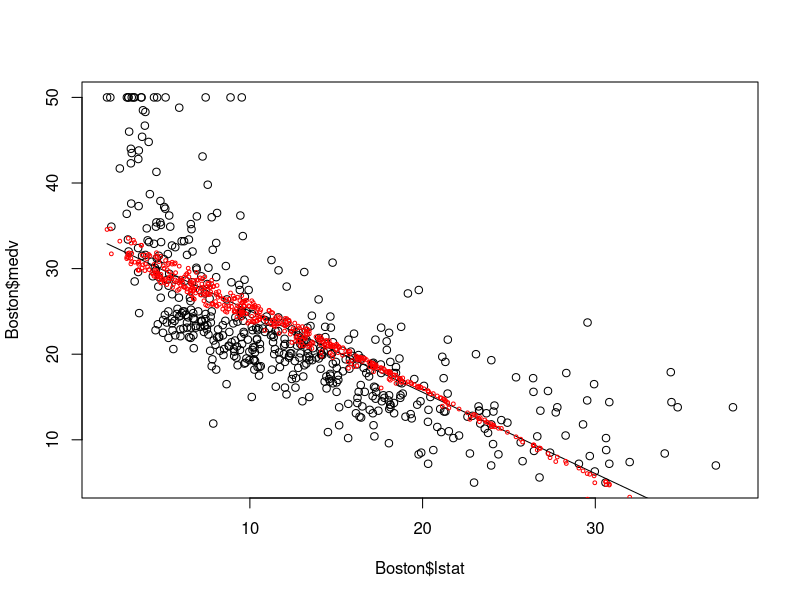
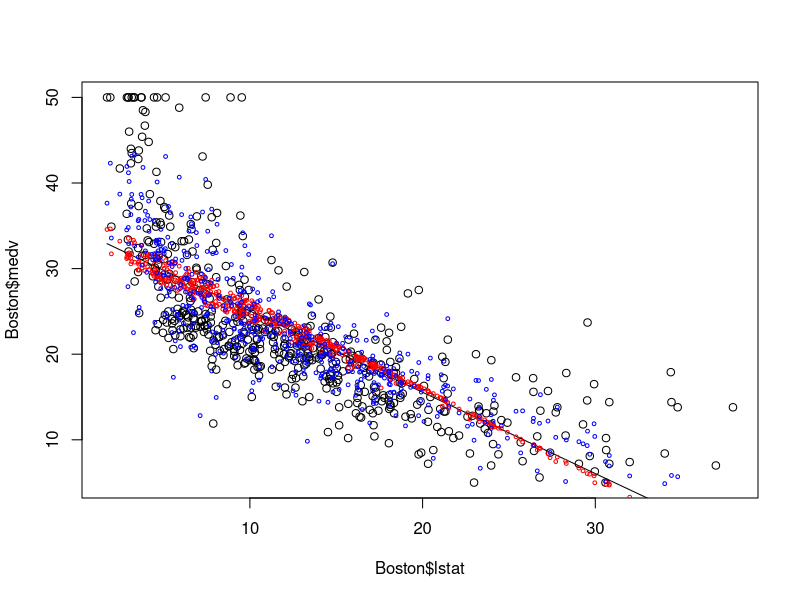
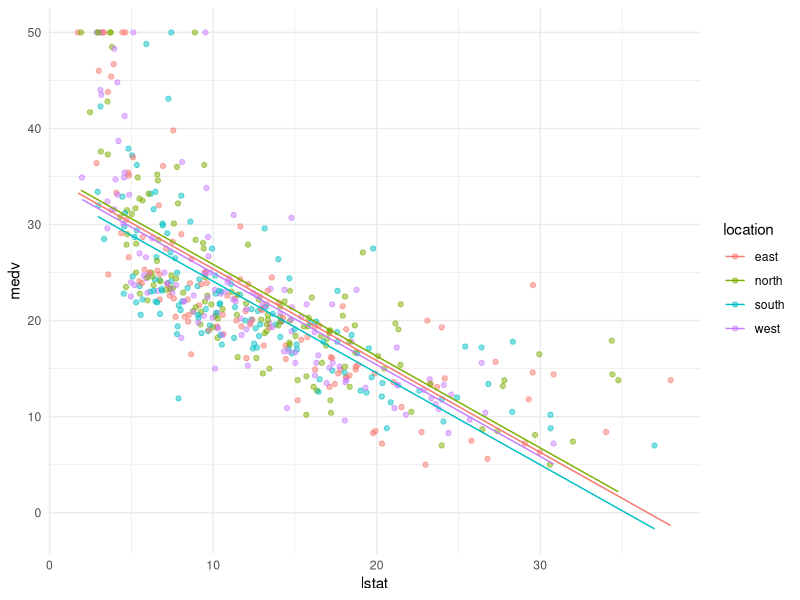
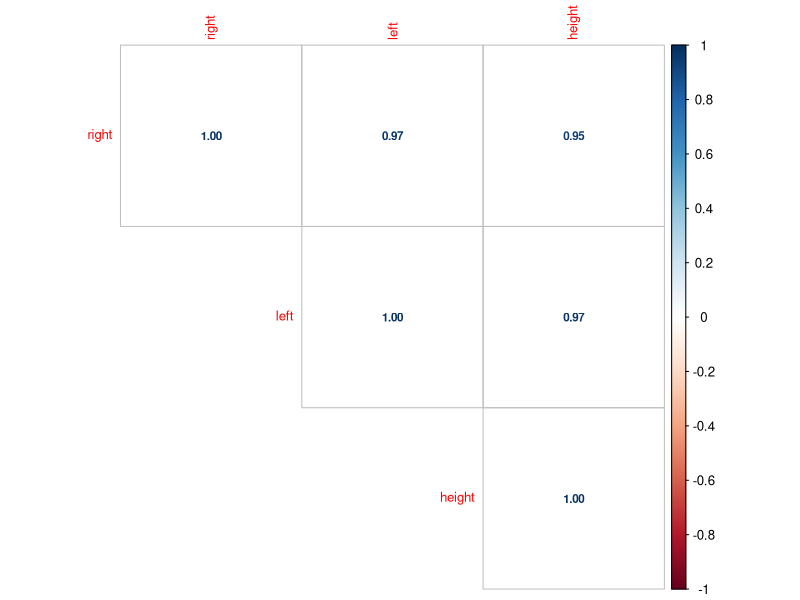
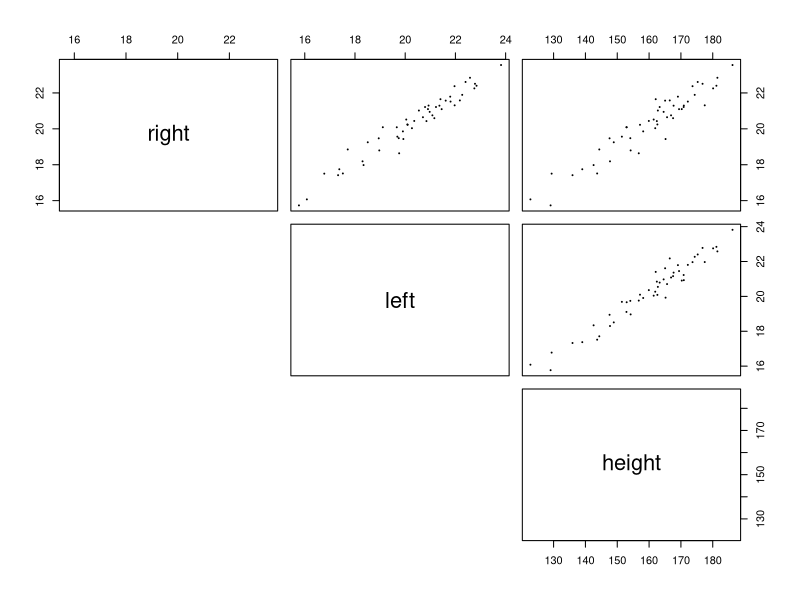
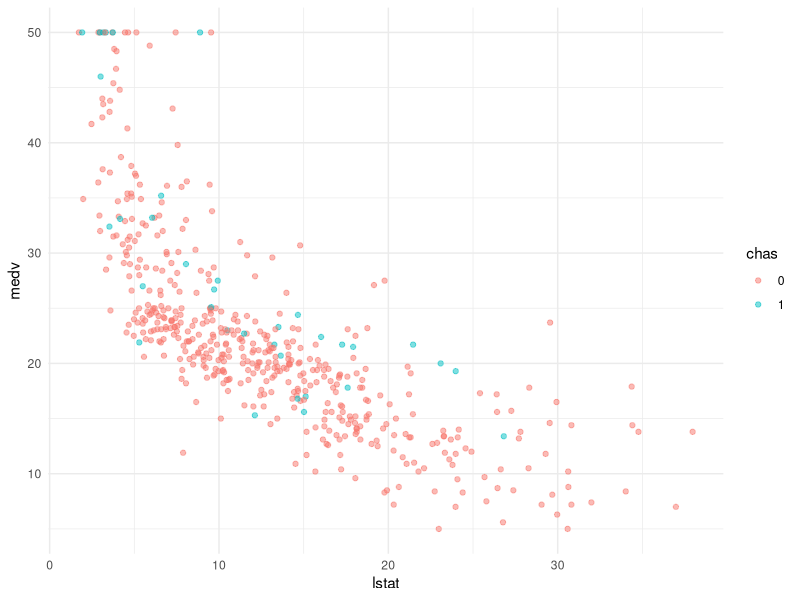
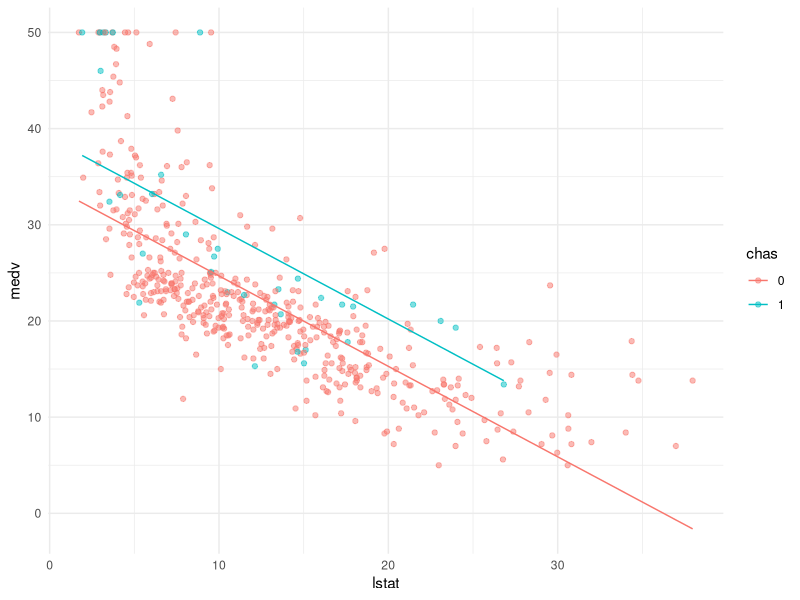

Write R code to recreate these figures, in order.
## ---- chunk 1
# Load packages into R:
library(data.table)
library(corrplot)
library(ggplot2)
## ---- chunk 2
Boston=fread("data/Boston.csv")

# change location from character as factor
Boston[,location:=factor(location)]

# change chas (0/1 variable) from numeric to factor
Boston[,chas:=factor(chas)] 
## ---- chunk 3
# multiple linear regression with lstat and age as predictors.
fit1=lm(medv~lstat+age,data=Boston)
summary(fit1)
## ---- chunk 4
# the simple regression with only lstat as predictor
fit0=lm(medv~lstat, data=Boston) 

plot(Boston$lstat, Boston$medv)
points(Boston$lstat, fitted(fit0), col="black", type = "l")
points(Boston$lstat, fitted(fit1), col="red", cex=0.5)
## ---- chunk 5
# multiple regression with all predictors
fit2=lm(medv~.,data=Boston)
summary(fit2)

plot(Boston$lstat, Boston$medv)
points(Boston$lstat, fitted(fit0), col="black", type = "l")
points(Boston$lstat, fitted(fit1), col="red", cex=0.5)
points(Boston$lstat, fitted(fit2), col="blue", cex=0.5)

## ---- chunk 6
fit3=lm(medv~.-dis,data=Boston)
summary(fit3)
## ---- chunk 7
table(Boston$location)
## ---- chunk 8
fit4=lm(medv~ lstat+location, data=Boston)
summary(fit4)
## ---- chunk 9
fit_dt=data.table(lstat=Boston$lstat, location=Boston$location,
                   medv_fit=fitted(fit4))
head(fit_dt)

ggplot()+
  geom_point(data=Boston, aes(lstat,medv, color=location), alpha=0.5)+
  geom_line(data=fit_dt[location=="north"], aes(lstat,medv_fit, color=location))+
  geom_line(data=fit_dt[location=="south"], aes(lstat,medv_fit, color=location))+
  geom_line(data=fit_dt[location=="west"], aes(lstat,medv_fit, color=location))+
  geom_line(data=fit_dt[location=="east"], aes(lstat,medv_fit, color=location))+
  theme_minimal()
## ---- chunk 10
# simulate the data
right=rnorm(50, 20.5, 2)
left=right+rnorm(50, 0, 0.5)
height=left*7.9+rnorm(50,0,3)
height_dat=data.table(right, left, height)
head(height_dat)
## ---- chunk 11
corr=cor(height_dat)

corrplot(corr, type = "upper", method = "number",  number.cex = .7, tl.cex=0.8)

pairs(height_dat, pch = 19,  cex = 0.1, lower.panel=NULL)  # cex sets the size of the points
## ---- chunk 12
fit_test=lm(height~left+right, data=height_dat)
summary(fit_test)
## ---- chunk 13
table(Boston$chas)
## ---- chunk 14
ggplot()+
  geom_point(data=Boston, aes(lstat,medv, color=chas), alpha=0.5)+
  theme_minimal()
## ---- chunk 15
fit=lm(medv~lstat+chas,data=Boston)
summary(fit)
## ---- chunk 16
fit_dt=data.table(lstat=Boston$lstat, chas=Boston$chas,
                   medv_fit=fitted(fit))
head(fit_dt)

ggplot()+
  geom_point(data=Boston, aes(lstat,medv, color=chas), alpha=0.5)+
  geom_line(data=fit_dt[chas==1], aes(lstat,medv_fit, color=chas))+
  geom_line(data=fit_dt[chas==0], aes(lstat,medv_fit, color=chas))+
  theme_minimal()
